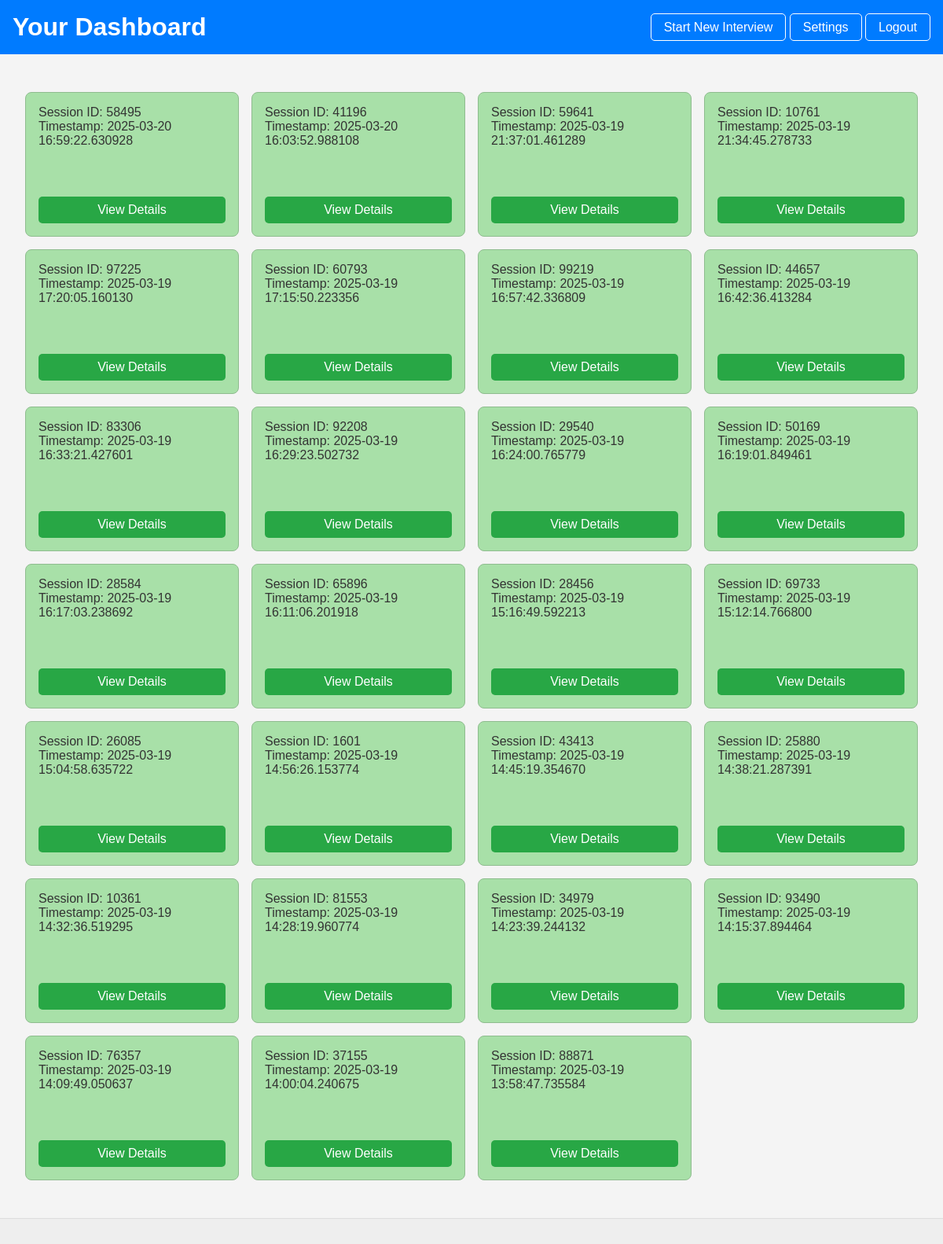
The app's page /dashboard (signed in) with its own data.
### tables this page shows
CREATE TABLE interviews (
    session_id INTEGER PRIMARY KEY,
    user_id INTEGER,
    interview_answers TEXT,
    interview_analysis TEXT,
    eye_contact REAL,
    timestamp DATETIME,
    FOREIGN KEY (user_id) REFERENCES users (user_id)
);

### app.py (the view)
@app.route('/dashboard')
@login_required
def dashboard():
    db = get_db()
    cursor = db.cursor()
    cursor.execute("SELECT session_id, timestamp FROM interviews WHERE user_id = ? ORDER BY timestamp DESC", (current_user.id,))
    sessions = cursor.fetchall()
    return render_template('dashboard.html', sessions=sessions)

### app.py (called while the page is built)
def get_db():
    db = getattr(g, '_database', None)
    if db is None:
        db = g._database = sqlite3.connect(DATABASE)
        db.row_factory = sqlite3.Row
    return db

@app.teardown_appcontext
def close_connection(exception):
    db = getattr(g, '_database', None)
    if db is not None:
        db.close()

@login_manager.user_loader
def load_user(user_id):
    db = get_db()
    cursor = db.cursor()
    cursor.execute("SELECT * FROM users WHERE user_id = ?", (user_id,))
    user = cursor.fetchone()
    if user:
        return User(user['user_id'], user['email'], user['password'])
    return None

### templates/dashboard.html (shortened to what this page needs)
<!DOCTYPE html>
<html lang="en">
<head>
    <link rel="stylesheet" href="{{ url_for('static', filename='dashboard_style.css') }}">
</head>
<body>
    <header>
        <h1>Your Dashboard</h1>
        <nav>
            <a href="/start_interview">Start New Interview</a> <a href="/settings">Settings</a> <a href="/logout">Logout</a>
        </nav>
    </header>
    <main>
        <ul class="session-grid">
            {% for session in sessions %}
            <li class="session-box">
                <span class="session-info">
                    Session ID: {{ session.session_id }} <br> Timestamp: {{ session.timestamp }}
                </span>
                <a href="{{ url_for('view_session', session_id=session.session_id) }}" class="view-details-button">View Details</a>
            </li>
            {% endfor %}
        </ul>
    </main>
    <footer>
    </footer>
</body>
</html>

### static/dashboard_style.css (style rules this page uses)
body { font-family: sans-serif; margin: 0; padding: 0; background-color: #f4f4f4; color: #333; }
header { background-color: #007bff; color: white; padding: 1rem; display: flex; justify-content: space-between; align-items: center; }
header h1 { margin: 0; }
header nav a { color: white; text-decoration: none; padding: 0.5rem 1rem; border: 1px solid white; border-radius: 5px; }
main { padding: 2rem; }
.session-grid { list-style: none; padding: 0; display: grid; grid-template-columns: repeat(5, 1fr); gap: 1rem; }
.session-box { background-color: #a8e0a8; border: 1px solid #8fbc8f; padding: 1rem; display: flex; flex-direction: column; justify-content: space-between; min-height: 150px; border-radius: 8px; }
.session-info { margin-bottom: 1rem; }
.view-details-button { background-color: #28a745; color: white; padding: 0.5rem 1rem; text-decoration: none; border-radius: 5px; text-align: center; }
footer { text-align: center; padding: 1rem; background-color: #eee; border-top: 1px solid #ddd; }
@media (max-width: 1200px) { .session-grid { grid-template-columns: repeat(4, 1fr); } }

### records on screen
interviews: session_id "58495", timestamp "2025-03-20 16:59:22.630928"
interviews: session_id "41196", timestamp "2025-03-20 16:03:52.988108"
interviews: session_id "59641", timestamp "2025-03-19 21:37:01.461289"
interviews: session_id "10761", timestamp "2025-03-19 21:34:45.278733"
interviews: session_id "97225", timestamp "2025-03-19 17:20:05.160130"
interviews: session_id "60793", timestamp "2025-03-19 17:15:50.223356"
interviews: session_id "99219", timestamp "2025-03-19 16:57:42.336809"
interviews: session_id "44657", timestamp "2025-03-19 16:42:36.413284"
interviews: session_id "83306", timestamp "2025-03-19 16:33:21.427601"
interviews: session_id "92208", timestamp "2025-03-19 16:29:23.502732"
interviews: session_id "29540", timestamp "2025-03-19 16:24:00.765779"
interviews: session_id "50169", timestamp "2025-03-19 16:19:01.849461"
interviews: session_id "28584", timestamp "2025-03-19 16:17:03.238692"
interviews: session_id "65896", timestamp "2025-03-19 16:11:06.201918"
interviews: session_id "28456", timestamp "2025-03-19 15:16:49.592213"
interviews: session_id "69733", timestamp "2025-03-19 15:12:14.766800"
interviews: session_id "26085", timestamp "2025-03-19 15:04:58.635722"
interviews: session_id "1601", timestamp "2025-03-19 14:56:26.153774"
interviews: session_id "43413", timestamp "2025-03-19 14:45:19.354670"
interviews: session_id "25880", timestamp "2025-03-19 14:38:21.287391"
interviews: session_id "10361", timestamp "2025-03-19 14:32:36.519295"
interviews: session_id "81553", timestamp "2025-03-19 14:28:19.960774"
interviews: session_id "34979", timestamp "2025-03-19 14:23:39.244132"
interviews: session_id "93490", timestamp "2025-03-19 14:15:37.894464"
interviews: session_id "76357", timestamp "2025-03-19 14:09:49.050637"
interviews: session_id "37155", timestamp "2025-03-19 14:00:04.240675"
interviews: session_id "88871", timestamp "2025-03-19 13:58:47.735584"
